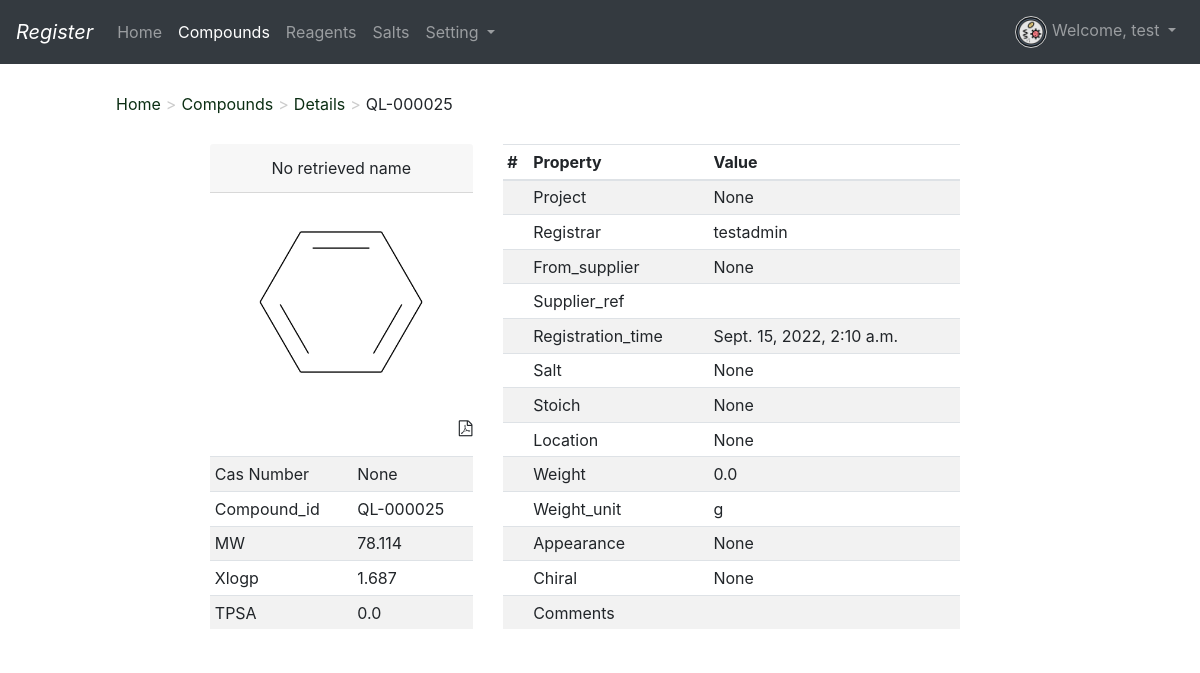
The app's page /compoundlist/details?compound_id=QL-000025 (signed in) with its own data.
### user/models.py (models this page shows)
class UsersInfo(models.Model):
    username = models.CharField(max_length=20)
    firstname = models.CharField(max_length=50,default='')
    lastname = models.CharField(max_length=50,default='')
    password = models.CharField(max_length=1000)
    age=models.IntegerField(default=0)
    email=models.EmailField(default='')
    badge=models.IntegerField(default=0)
    phone_number=models.IntegerField(default=0)
    register_time = models.DateField(null=True,auto_now_add=True)
    status = models.CharField(max_length=50,default='')
    role = models.CharField(max_length=50, default='')
    avatar_file_path = models.CharField(max_length=500,default='')

### mol_registration/models.py (models this page shows)
class cutome_fields_data(models.Model):
    compound = models.ForeignKey(to=mol_props,to_field="compound_id",on_delete=models.CASCADE,related_name = "compound_custom")
    batch_id = models.CharField(max_length=50)
    project = models.CharField(max_length=100)
    registrar = models.CharField(max_length=50, blank=True)
    from_supplier = models.CharField(max_length=100,blank=True)
    supplier_ref = models.CharField(max_length=100,blank=True)
    registration_time = models.DateTimeField(blank=True)
    salt = models.CharField(max_length=50,blank=True)
    stoich =  models.CharField(max_length=50,blank=True)
    location = models.CharField(max_length=100,blank=True)
    weight = models.FloatField(blank=True)
    weight_unit = models.CharField(max_length=50,blank=True)
    appearance = models.CharField(max_length=50,blank=True)
    chiral = models.CharField(max_length=50,blank=True)
    comments = models.TextField(blank=True)

class mol_props(models.Model):
    compound_id = models.CharField(max_length=50,unique=True, primary_key=True)
    smiles = models.CharField(max_length=1000)
    mol_file = models.TextField()
    mol_file_path = models.CharField(max_length=500)
    MW = models.FloatField()
    xlogp = models.FloatField()
    TPSA = models.FloatField()
    img_file = models.CharField(max_length=500)
    fingerprint = models.TextField(default='')
    lastest_reg_time = models.DateField(null=True,auto_now_add=True)

### mol_registration/views.py (the view)
# urls.py: path('compoundlist/details', mol_registration_view.details),
def details(request):
    if request.session.get('is_login'):
        username = request.session.get('username')
        user_info = UsersInfo.objects.get(username=username)
        compound_id = request.GET.get('compound_id')
        item = cutome_fields_data.objects.get(compound_id=compound_id)
        item_dict = model_to_dict(item,exclude=['id','compound','batch_id'])
        item_primary = item.compound
        item_primary_dict = model_to_dict(item_primary,exclude=['mol_file', 'mol_file_path', 'smiles', 'img_file', 'fingerprint'])
        smiles = item.compound.smiles
        cid = pcp.get_compounds(smiles, "smiles")[0].cid
        if cid:
            compound = pcp.Compound.from_cid(cid)
            compound_iupac = compound.iupac_name
            url = "https://pubchem.ncbi.nlm.nih.gov/rest/pug_view/data/compound/%s/JSON/?heading=CAS" % cid
            user_agent = [
                "Mozilla/4.0 (compatible; MSIE 6.0; Windows NT 5.1; SV1; AcooBrowser; .NET CLR 1.1.4322; .NET CLR 2.0.50727)",
                "Mozilla/4.0 (compatible; MSIE 7.0; Windows NT 6.0; Acoo Browser; SLCC1; .NET CLR 2.0.50727; Media Center PC 5.0; .NET CLR 3.0.04506)",
                "Mozilla/4.0 (compatible; MSIE 7.0; AOL 9.5; AOLBuild 4337.35; Windows NT 5.1; .NET CLR 1.1.4322; .NET CLR 2.0.50727)",
                "Mozilla/5.0 (Windows; U; MSIE 9.0; Windows NT 9.0; en-US)",
                "Mozilla/5.0 (compatible; MSIE 9.0; Windows NT 6.1; Win64; x64; Trident/5.0; .NET CLR 3.5.30729; .NET CLR 3.0.30729; .NET CLR 2.0.50727; Media Center PC 6.0)",
                "Mozilla/5.0 (compatible; MSIE 8.0; Windows NT 6.0; Trident/4.0; WOW64; Trident/4.0; SLCC2; .NET CLR 2.0.50727; .NET CLR 3.5.30729; .NET CLR 3.0.30729; .NET CLR 1.0.3705; .NET CLR 1.1.4322)",
                "Mozilla/4.0 (compatible; MSIE 7.0b; Windows NT 5.2; .NET CLR 1.1.4322; .NET CLR 2.0.50727; InfoPath.2; .NET CLR 3.0.04506.30)",
                "Mozilla/5.0 (Windows; U; Windows NT 5.1; zh-CN) AppleWebKit/523.15 (KHTML, like Gecko, Safari/419.3) Arora/0.3 (Change: 287 c9dfb30)",
                "Mozilla/5.0 (X11; U; Linux; en-US) AppleWebKit/527+ (KHTML, like Gecko, Safari/419.3) Arora/0.6",
                "Mozilla/5.0 (Windows; U; Windows NT 5.1; en-US; rv:1.8.1.2pre) Gecko/20070215 K-Ninja/2.1.1",
                "Mozilla/5.0 (Windows; U; Windows NT 5.1; zh-CN; rv:1.9) Gecko/20080705 Firefox/3.0 Kapiko/3.0",
                "Mozilla/5.0 (X11; Linux i686; U;) Gecko/20070322 Kazehakase/0.4.5",
                "Mozilla/5.0 (X11; U; Linux i686; en-US; rv:1.9.0.8) Gecko Fedora/1.9.0.8-1.fc10 Kazehakase/0.5.6",
                "Mozilla/5.0 (Windows NT 6.1; WOW64) AppleWebKit/535.11 (KHTML, like Gecko) Chrome/17.0.963.56 Safari/535.11",
                "Mozilla/5.0 (Macintosh; Intel Mac OS X 10_7_3) AppleWebKit/535.20 (KHTML, like Gecko) Chrome/19.0.1036.7 Safari/535.20",
                "Opera/9.80 (Macintosh; Intel Mac OS X 10.6.8; U; fr) Presto/2.9.168 Version/11.52",
            ]
            response = requests.get(url, headers={'User-Agent': random.choice(user_agent), "connection": "close"},
                                    timeout=5,
                                    verify=False)
            if response:
                casnum = response.json()['Record']['Section'][0]['Section'][0]['Section'][0]["Information"][0]['Value']['StringWithMarkup'][0]['String']
            else:
                casnum='None'
        else:
            compound_iupac='No retrieved name'
            casnum = 'None'
        return render(request, 'details.html', locals())
    else:
        return redirect('/login/')

### register/template/details.html (shortened to what this page needs)
{% load static %}
<!DOCTYPE html>
<html>
<head>
<link rel="stylesheet" href="https://cdn.jsdelivr.net/npm/bootstrap@4.0.0/dist/css/bootstrap.min.css">
<link rel="stylesheet" href="https://cdn.jsdelivr.net/npm/bootstrap-select@1.13.9/dist/css/bootstrap-select.min.css">
<link rel="stylesheet"  href="/static/css/font-awesome/css/font-awesome.min.css"/>
</head>
<body>
<nav class="navbar navbar-expand-lg navbar-dark bg-dark">
    <a class="navbar-brand" href="/index/"><i>Register</i></a>
  <div class="collapse navbar-collapse" id="navbarSupportedContent">
    <ul class="navbar-nav mr-auto">
      <li class="nav-item">
        <a class="nav-link" href="/index/">Home <span class="sr-only">(current)</span></a>
      </li>
      <li class="nav-item active">
        <a class="nav-link" href="/compoundlist">Compounds</a>
      </li>
      <li class="nav-item">
        <a class="nav-link" href="/reagentlist">Reagents</a>
      </li>
      <li class="nav-item">
        <a class="nav-link" href="/saltlist">Salts</a>
      </li>
      <li class="nav-item dropdown">
        <a class="nav-link dropdown-toggle" href="#" id="navbarDropdown" role="button" data-toggle="dropdown" aria-haspopup="true" aria-expanded="false">
          Setting
        </a>
      </li>
    </ul>
    <ul class="navbar-nav">
      <li class="nav-item dropdown">
        <a class="nav-link dropdown-toggle" href="#" id="navbarDropdown" role="button" data-toggle="dropdown" aria-haspopup="true" aria-expanded="false">
            <img src="{{ user_info.avatar_file_path }}"  style="wdith:2rem;height:2rem;border-radius: 50%;border:1px solid #cccccc">
            Welcome, {{ username }}
        </a>
      </li>
    </ul>
  </div>
</nav>
<nav aria-label="breadcrumb" class="offset-1 mt-3">
  <ol class="breadcrumb">
    <li><a style="text-decoration: none" class='breada' href="/index/">Home</a></li>
    <li><a style="text-decoration: none" class='breada' href="/compoundlist/">Compounds</a></li>
    <li><a style="text-decoration: none" class='breada' href="">Details</a></li>
    <li>{{ compound_id }}</li>
  </ol>
</nav>
<div class="col-12 row">
    <div class="card col-3 offset-2 mb-3 border-0">
      <div class="card-header text-center">{{ compound_iupac }}</div>
      <div class="card-body text-center">
        <img src="{{item.compound.img_file}}" style="width: 80%;text-align: center">
      </div>
      <div class="text-right">
          <a style="text-decoration: none;color: inherit;" target="_blank" href="/compoundlist/details/reports?compound_report_for={{ compound_id }}" title="Compound Report"><i class="fa fa-file-pdf-o"></i></a>
      </div>
      <div class="mt-3 border-0">
      <table class="table table-sm table-striped">
          <tbody>
          <tr>
              <td>Cas Number</td>
              <td>{{ casnum }}</td>
          </tr>
          {% for key,value in item_primary_dict.items %}
          <tr>
                  <td>{{ key|capfirst }}</td>
                  <td>{{ value }}</td>
          </tr>
          {% endfor %}
          </tbody>
      </table>
      </div>
    </div>
    <div class="card col-5 mb-3 border-0">
      <table class="table table-sm table-striped">
          <thead>
            <tr>
              <th scope="col">#</th>
              <th scope="col">Property</th>
              <th scope="col">Value</th>
            </tr>
          </thead>
          <tbody>
          {% for key,value in item_dict.items %}
            <tr>
                  <td></td>
                  <td>{{ key|capfirst }}</td>
                  <td>{{ value }}</td>
            </tr>
          {% endfor %}
          </tbody>
      </table>
    </div>
</div>
</body>
</html>

### register/template/details.html (style rules this page uses)
.breadcrumb > li + li:before { color: #cccccc; content: ">"; padding: 0 5px; background-color: #fff; }
.breada { color:#0b2e13; text-decoration: none; ; }
.breadcrumb { background-color: #fff; }

### records on screen
UsersInfo: avatar_file_path (picture), username "test"
cutome_fields_data: compound.img_file (picture), item_dict "None" "testadmin" "None" "Sept. 15, 2022, 2:10 a.m." "None" "None" "None" "0.0" "None" "None"
mol_props: item_primary_dict "QL-000025" "78.114" "1.687" "0.0"

### other values on screen
{{ compound_id }} "QL-000025"
{{ compound_iupac }} "No retrieved name"
{{ casnum }} "None"
{{ key|capfirst }} "Compound_id" "MW" "Xlogp" "TPSA"
{{ key|capfirst }} "Project" "Registrar" "From_supplier" "Supplier_ref" "Registration_time" "Salt" "Stoich" "Location" "Weight" "Weight_unit" "Appearance" "Chiral" "Comments"
{{ value }} "g"
